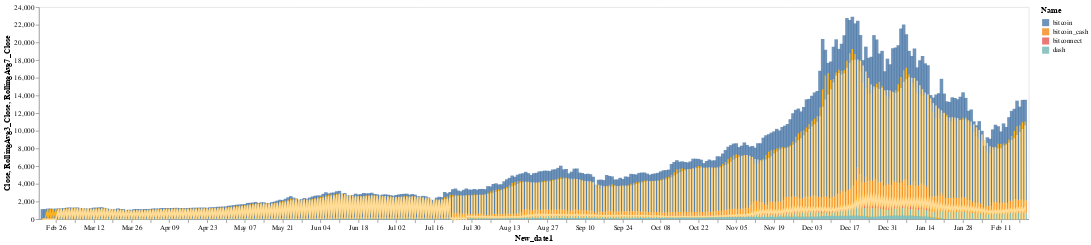

Notebook code for this chart:
### Code cell
(base_close + 
 three_days_rolling_closemean_line + 
 seven_days_rolling_closemean_line ).configure_axis(
    grid=False
).properties(
    width=1400,
    height=300
)

### Figure 1 — Vega-Lite specification as saved in the notebook (floating-point values rounded to 4 significant figures; data arrays with more than 128 entries replaced by an {"elided": "..."} marker saying what was removed)
{"config": {"view": {"continuousWidth": 400, "continuousHeight": 300}, "axis": {"grid": false}}, "layer": [{"mark": {"type": "bar", "size": 5}, "encoding": {"color": {"type": "nominal", "field": "Name"}, "opacity": {"value": 0.8}, "tooltip": [{"type": "nominal", "field": "Name"}, {"type": "quantitative", "field": "Close"}], "x": {"type": "temporal", "field": "New_date1", "sort": "x"}, "y": {"type": "quantitative", "field": "Close"}}}, {"mark": "line", "encoding": {"color": {"value": "#FFB319"}, "tooltip": [{"type": "nominal", "field": "Name"}, {"type": "quantitative", "field": "RollingAvg3_Close"}], "x": {"type": "temporal", "field": "New_date1", "sort": "x"}, "y": {"type": "quantitative", "field": "RollingAvg3_Close"}}}, {"mark": "line", "encoding": {"color": {"value": "#FFDD99"}, "tooltip": [{"type": "nominal", "field": "Name"}, {"type": "quantitative", "field": "RollingAvg7_Close"}], "x": {"type": "temporal", "field": "New_date1", "sort": "x"}, "y": {"type": "quantitative", "field": "RollingAvg7_Close"}}}], "data": {"name": "data-9455db4e1bfc10520990bf3d57457f41"}, "height": 300, "width": 1400, "$schema": "https://vega.github.io/schema/vega-lite/v4.8.1.json", "datasets": {"data-9455db4e1bfc10520990bf3d57457f41": {"elided": "1308 records"}}}
